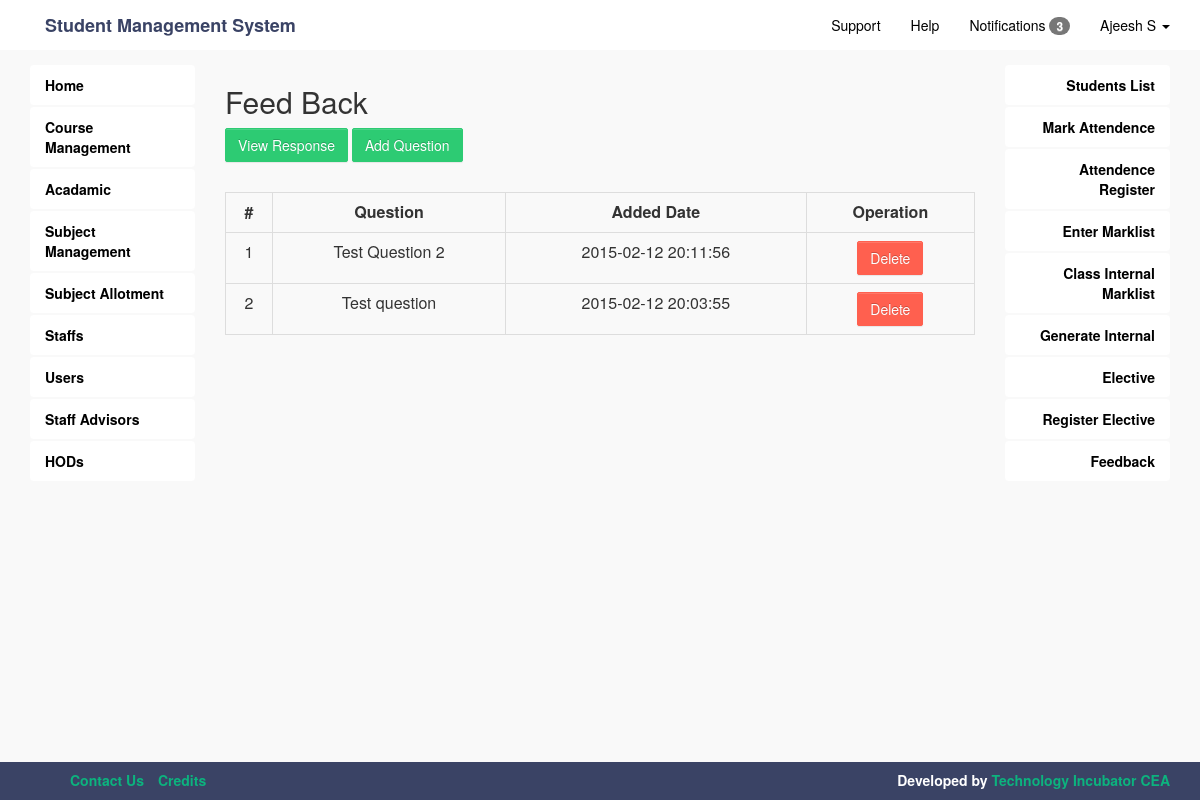
/dashboard.php?action=feed-back (signed in), run on the app's committed database.
### tables this page shows
CREATE TABLE IF NOT EXISTS `feedback_questions` (
  `id` int(11) NOT NULL AUTO_INCREMENT,
  `department_code` varchar(20) NOT NULL,
  `question` text NOT NULL,
  `timestamp` timestamp NOT NULL DEFAULT CURRENT_TIMESTAMP ON UPDATE CURRENT_TIMESTAMP,
  PRIMARY KEY (`id`)
);

### dashboard_page/feed_back.php (the view, shortened to what this page needs)
<?php
$UserAuthData = $_SESSION['UserAuthData'];
$UserAuthData = unserialize($UserAuthData);
?>
<h2>Feed Back</h2>
<button type='button' class='btn btn-success'>View Response</button>
<?php if($UserAuthData['role']=='hod')
 echo '<button type="button" class="btn btn-success" data-toggle="modal" data-target="#AddAQuestion">Add Question</button>';
 ?>
<p>&nbsp;</p>
<?php
if($UserAuthData['role']=='hod')
{
?>
<div id="FeedBackQuestion">
  <table class="table table-bordered text-center" id="UserData-Fetch">
  <tr>
   <td><strong>#</strong></td>
   <td><strong>Question</strong></td>
   <td><strong>Added Date</strong></td>
   <td><strong>Operation</strong></td>
  </tr>
  <?php
  $count = 0;
  $questions = mysql_query("SELECT * FROM `feedback_questions` WHERE department_code='{$UserAuthData['department']}' ORDER BY timestamp DESC LIMIT 10");
  while($row=mysql_fetch_array($questions))
  {
	  $count++;
	  echo"<tr>";
	  echo "<td>".$count."</td>";
	  echo "<td>".$row['question']."</td>";
	  echo "<td>".$row['timestamp']."</td>";
	  echo "<td><a href='delete.php?p=feed_question&id=".$row['id']."'><button type='button' class='btn btn-danger'>Delete</button></a></td>";
	  echo"</tr>";
  }
  ?>
  </table>
</div>
<div class="container-fluid">
  <div class="row-fluid">
    <div class="col-lg-12">
    </div>
  </div>
</div>
<?php }?>

### css/page.css (style rules this page uses)
body { background-color:#f9f9f9 !important; }
.btn { outline: 0; border-radius: 2px; -webkit-transition: .25s linear; transition: .25s linear; -webkit-font-smoothing: subpixel-antialiased; font-weight: 400 }
.btn-success { color: #fff; background-color: #2dcb73; border-color: #2dcb73 }
.btn-danger { color: #fff; background-color: #ff604f; border-color: #ff604f }

### css/docs.css (style rules this page uses)
.btn-danger, .btn-success, .btn-default, .btn-primary { background-image: none; }

### data on the page
feedback_questions: question "Test Question 2", timestamp "2015-02-12 20:11:56"
feedback_questions: question "Test question", timestamp "2015-02-12 20:03:55"

### other printed values
$UserAuthData['name'] "Ajeesh S"
